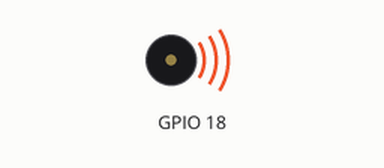
Recording of a program running on a simulated Raspberry Pi (BCM pin numbers). On the bench: buzzer (waves = sounding). At 28.8 s the program stops and its outputs stay as they are.

Above: at 0.1 s.
At 27.0 s:
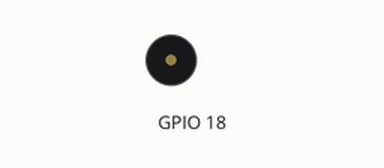
Timing chart, 0 to 28.5 s (numbered marks = the images above):
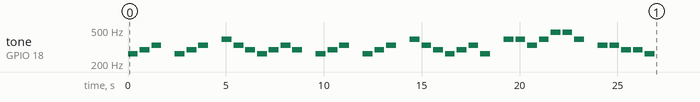

The program:

beep-play.py
```python
from time import sleep
import wiringpi

PORT = 18
DELAY = 0.5

c = 262
d = 294
e = 330
f = 349
g = 392
a = 470
b = 494
r = 0

gakufu = [
    c,d,e,r, c,d,e,r, g,e,d,c, d,e,d,r,
    c,d,e,r, c,d,e,r, g,e,d,c, d,e,c,r,
    g,g,e,g, a,a,g,r, e,e,d,d, c,r,r,r
]

wiringpi.wiringPiSetupGpio()
wiringpi.softToneCreate(PORT)

for tone in gakufu:
    wiringpi.softToneWrite(PORT, tone)
    sleep(DELAY)
    wiringpi.softToneWrite(PORT, 0)
    sleep(0.1)
```

Measured:
- by itself, tone on GPIO 18: plays 262 Hz for 0.50 s, 294 Hz for 0.50 s, 330 Hz for 0.50 s, 262 Hz for 0.50 s, 294 Hz for 0.50 s, 330 Hz for 0.50 s … (38 notes in this stretch)
